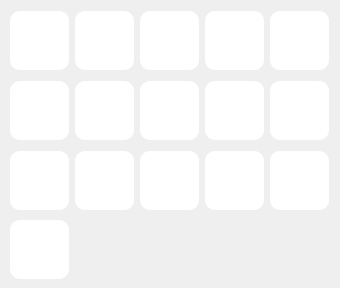
    <widget class="QWidget" name="trong_tai_2">
     <attribute name="icon">
      <iconset>
       <normaloff>:/trong_tai/Sticker/trong_tai/298592806987585.png</normaloff>:/trong_tai/Sticker/trong_tai/298592806987585.png</iconset>
     </attribute>
     <attribute name="title">
      <string/>
     </attribute>
     <widget class="QWidget" name="horizontalLayoutWidget_132">
      <property name="geometry">
       <rect>
        <x>10</x>
        <y>80</y>
        <width>321</width>
        <height>61</height>
       </rect>
      </property>
      <layout class="QHBoxLayout" name="horizontalLayout_136">
       <item>
        <widget class="QPushButton" name="pushButton_396">
         <property name="minimumSize">
          <size>
           <width>59</width>
           <height>59</height>
          </size>
         </property>
         <property name="maximumSize">
          <size>
           <width>59</width>
           <height>59</height>
          </size>
         </property>
         <property name="styleSheet">
          <string notr="true">QPushButton{
	background-color:rgb(255,255,255);
	border-radius:10px;
	border-image: url(:/trong_tai/Sticker/trong_tai/298592850320914.png);
}
QPushButton::hover{
	background-color:rgb(229, 229, 229);
}</string>
         </property>
         <property name="text">
          <string/>
         </property>
        </widget>
       </item>
       <item>
        <widget class="QPushButton" name="pushButton_397">
         <property name="minimumSize">
          <size>
           <width>59</width>
           <height>59</height>
          </size>
         </property>
         <property name="maximumSize">
          <size>
           <width>59</width>
           <height>59</height>
          </size>
         </property>
         <property name="styleSheet">
          <string notr="true">QPushButton{
	background-color:rgb(255,255,255);
	border-radius:10px;
	border-image: url(:/trong_tai/Sticker/trong_tai/298592863654246.png);
}
QPushButton::hover{
	background-color:rgb(229, 229, 229);
}</string>
         </property>
         <property name="text">
          <string/>
         </property>
        </widget>
       </item>
       <item>
        <widget class="QPushButton" name="pushButton_398">
         <property name="minimumSize">
          <size>
           <width>59</width>
           <height>59</height>
          </size>
         </property>
         <property name="maximumSize">
          <size>
           <width>59</width>
           <height>59</height>
          </size>
         </property>
         <property name="styleSheet">
          <string notr="true">QPushButton{
	background-color:rgb(255,255,255);
	border-radius:10px;
	border-image: url(:/trong_tai/Sticker/trong_tai/298592876987578.png);
}
QPushButton::hover{
	background-color:rgb(229, 229, 229);
}</string>
         </property>
         <property name="text">
          <string/>
         </property>
        </widget>
       </item>
       <item>
        <widget class="QPushButton" name="pushButton_399">
         <property name="minimumSize">
          <size>
           <width>59</width>
           <height>59</height>
          </size>
         </property>
         <property name="maximumSize">
          <size>
           <width>59</width>
           <height>59</height>
          </size>
         </property>
         <property name="styleSheet">
          <string notr="true">QPushButton{
	background-color:rgb(255,255,255);
	border-radius:10px;
	border-image: url(:/trong_tai/Sticker/trong_tai/298592886987577.png);
}
QPushButton::hover{
	background-color:rgb(229, 229, 229);
}</string>
         </property>
         <property name="text">
          <string/>
         </property>
        </widget>
       </item>
       <item>
        <widget class="QPushButton" name="pushButton_400">
         <property name="minimumSize">
          <size>
           <width>59</width>
           <height>59</height>
          </size>
         </property>
         <property name="maximumSize">
          <size>
           <width>59</width>
           <height>59</height>
          </size>
         </property>
         <property name="styleSheet">
          <string notr="true">QPushButton{
	background-color:rgb(255,255,255);
	border-radius:10px;
	border-image: url(:/trong_tai/Sticker/trong_tai/298592896987576.png);
}
QPushButton::hover{
	background-color:rgb(229, 229, 229);
}</string>
         </property>
         <property name="text">
          <string/>
         </property>
        </widget>
       </item>
      </layout>
     </widget>
     <widget class="QWidget" name="horizontalLayoutWidget_133">
      <property name="geometry">
       <rect>
        <x>10</x>
        <y>10</y>
        <width>321</width>
        <height>61</height>
       </rect>
      </property>
      <layout class="QHBoxLayout" name="horizontalLayout_137">
       <item>
        <widget class="QPushButton" name="pushButton_401">
         <property name="minimumSize">
          <size>
           <width>59</width>
           <height>59</height>
          </size>
         </property>
         <property name="maximumSize">
          <size>
           <width>59</width>
           <height>59</height>
          </size>
         </property>
         <property name="styleSheet">
          <string notr="true">QPushButton{
	background-color:rgb(255,255,255);
	border-radius:10px;
	border-image: url(:/trong_tai/Sticker/trong_tai/298592790320920.png);
}
QPushButton::hover{
	background-color:rgb(229, 229, 229);
}</string>
         </property>
         <property name="text">
          <string/>
         </property>
        </widget>
       </item>
       <item>
        <widget class="QPushButton" name="pushButton_402">
         <property name="minimumSize">
          <size>
           <width>59</width>
           <height>59</height>
          </size>
         </property>
         <property name="maximumSize">
          <size>
           <width>59</width>
           <height>59</height>
          </size>
         </property>
         <property name="styleSheet">
          <string notr="true">QPushButton{
	background-color:rgb(255,255,255);
	border-radius:10px;
	border-image: url(:/trong_tai/Sticker/trong_tai/298592806987585.png);
}
QPushButton::hover{
	background-color:rgb(229, 229, 229);
}</string>
         </property>
         <property name="text">
          <string/>
         </property>
        </widget>
       </item>
       <item>
        <widget class="QPushButton" name="pushButton_403">
         <property name="minimumSize">
          <size>
           <width>59</width>
           <height>59</height>
          </size>
         </property>
         <property name="maximumSize">
          <size>
           <width>59</width>
           <height>59</height>
          </size>
         </property>
         <property name="styleSheet">
          <string notr="true">QPushButton{
	background-color:rgb(255,255,255);
	border-radius:10px;
	border-image: url(:/trong_tai/Sticker/trong_tai/298592816987584.png);
}
QPushButton::hover{
	background-color:rgb(229, 229, 229);
}</string>
         </property>
         <property name="text">
          <string/>
         </property>
        </widget>
       </item>
       <item>
        <widget class="QPushButton" name="pushButton_404">
         <property name="minimumSize">
          <size>
           <width>59</width>
           <height>59</height>
          </size>
         </property>
         <property name="maximumSize">
          <size>
           <width>59</width>
           <height>59</height>
          </size>
         </property>
         <property name="styleSheet">
          <string notr="true">QPushButton{
	background-color:rgb(255,255,255);
	border-radius:10px;
	border-image: url(:/trong_tai/Sticker/trong_tai/298592830320916.png);
}
QPushButton::hover{
	background-color:rgb(229, 229, 229);
}</string>
         </property>
         <property name="text">
          <string/>
         </property>
        </widget>
       </item>
       <item>
        <widget class="QPushButton" name="pushButton_405">
         <property name="minimumSize">
          <size>
           <width>59</width>
           <height>59</height>
          </size>
         </property>
         <property name="maximumSize">
          <size>
           <width>59</width>
           <height>59</height>
          </size>
         </property>
         <property name="styleSheet">
          <string notr="true">QPushButton{
	background-color:rgb(255,255,255);
	border-radius:10px;
	border-image: url(:/trong_tai/Sticker/trong_tai/298592840320915.png);
}
QPushButton::hover{
	background-color:rgb(229, 229, 229);
}</string>
         </property>
         <property name="text">
          <string/>
         </property>
        </widget>
       </item>
      </layout>
     </widget>
     <widget class="QWidget" name="horizontalLayoutWidget_134">
      <property name="geometry">
       <rect>
        <x>10</x>
        <y>150</y>
        <width>321</width>
        <height>61</height>
       </rect>
      </property>
      <layout class="QHBoxLayout" name="horizontalLayout_138">
       <item>
        <widget class="QPushButton" name="pushButton_406">
         <property name="minimumSize">
          <size>
           <width>59</width>
           <height>59</height>
          </size>
         </property>
         <property name="maximumSize">
          <size>
           <width>59</width>
           <height>59</height>
          </size>
         </property>
         <property name="styleSheet">
          <string notr="true">QPushButton{
	background-color:rgb(255,255,255);
	border-radius:10px;
	border-image: url(:/trong_tai/Sticker/trong_tai/298592910320908.png);
}
QPushButton::hover{
	background-color:rgb(229, 229, 229);
}</string>
         </property>
         <property name="text">
          <string/>
         </property>
        </widget>
       </item>
       <item>
        <widget class="QPushButton" name="pushButton_407">
         <property name="minimumSize">
          <size>
           <width>59</width>
           <height>59</height>
          </size>
         </property>
         <property name="maximumSize">
          <size>
           <width>59</width>
           <height>59</height>
          </size>
         </property>
         <property name="styleSheet">
          <string notr="true">QPushButton{
	background-color:rgb(255,255,255);
	border-radius:10px;
	border-image: url(:/trong_tai/Sticker/trong_tai/298592923654240.png);
}
QPushButton::hover{
	background-color:rgb(229, 229, 229);
}</string>
         </property>
         <property name="text">
          <string/>
         </property>
        </widget>
       </item>
       <item>
        <widget class="QPushButton" name="pushButton_408">
         <property name="minimumSize">
          <size>
           <width>59</width>
           <height>59</height>
          </size>
         </property>
         <property name="maximumSize">
          <size>
           <width>59</width>
           <height>59</height>
          </size>
         </property>
         <property name="styleSheet">
          <string notr="true">QPushButton{
	background-color:rgb(255,255,255);
	border-radius:10px;
	border-image: url(:/trong_tai/Sticker/trong_tai/298592933654239.png);
}
QPushButton::hover{
	background-color:rgb(229, 229, 229);
}</string>
         </property>
         <property name="text">
          <string/>
         </property>
        </widget>
       </item>
       <item>
        <widget class="QPushButton" name="pushButton_409">
         <property name="minimumSize">
          <size>
           <width>59</width>
           <height>59</height>
          </size>
         </property>
         <property name="maximumSize">
          <size>
           <width>59</width>
           <height>59</height>
          </size>
         </property>
         <property name="styleSheet">
          <string notr="true">QPushButton{
	background-color:rgb(255,255,255);
	border-radius:10px;
	border-image: url(:/trong_tai/Sticker/trong_tai/298592943654238.png);
}
QPushButton::hover{
	background-color:rgb(229, 229, 229);
}</string>
         </property>
         <property name="text">
          <string/>
         </property>
        </widget>
       </item>
       <item>
        <widget class="QPushButton" name="pushButton_410">
         <property name="minimumSize">
          <size>
           <width>59</width>
           <height>59</height>
          </size>
         </property>
         <property name="maximumSize">
          <size>
           <width>59</width>
           <height>59</height>
          </size>
         </property>
         <property name="styleSheet">
          <string notr="true">QPushButton{
	background-color:rgb(255,255,255);
	border-radius:10px;
	border-image: url(:/trong_tai/Sticker/trong_tai/298592953654237.png);
}
QPushButton::hover{
	background-color:rgb(229, 229, 229);
}</string>
         </property>
         <property name="text">
          <string/>
         </property>
        </widget>
       </item>
      </layout>
     </widget>
     <widget class="QPushButton" name="pushButton_411">
      <property name="geometry">
       <rect>
        <x>10</x>
        <y>220</y>
        <width>59</width>
        <height>59</height>
       </rect>
      </property>
      <property name="minimumSize">
       <size>
        <width>59</width>
        <height>59</height>
       </size>
      </property>
      <property name="maximumSize">
       <size>
        <width>59</width>
        <height>59</height>
       </size>
      </property>
      <property name="styleSheet">
       <string notr="true">QPushButton{
	background-color:rgb(255,255,255);
	border-radius:10px;
	border-image: url(:/trong_tai/Sticker/trong_tai/298592963654236.png);
}
QPushButton::hover{
	background-color:rgb(229, 229, 229);
}</string>
      </property>
      <property name="text">
       <string/>
      </property>
     </widget>
    </widget>
